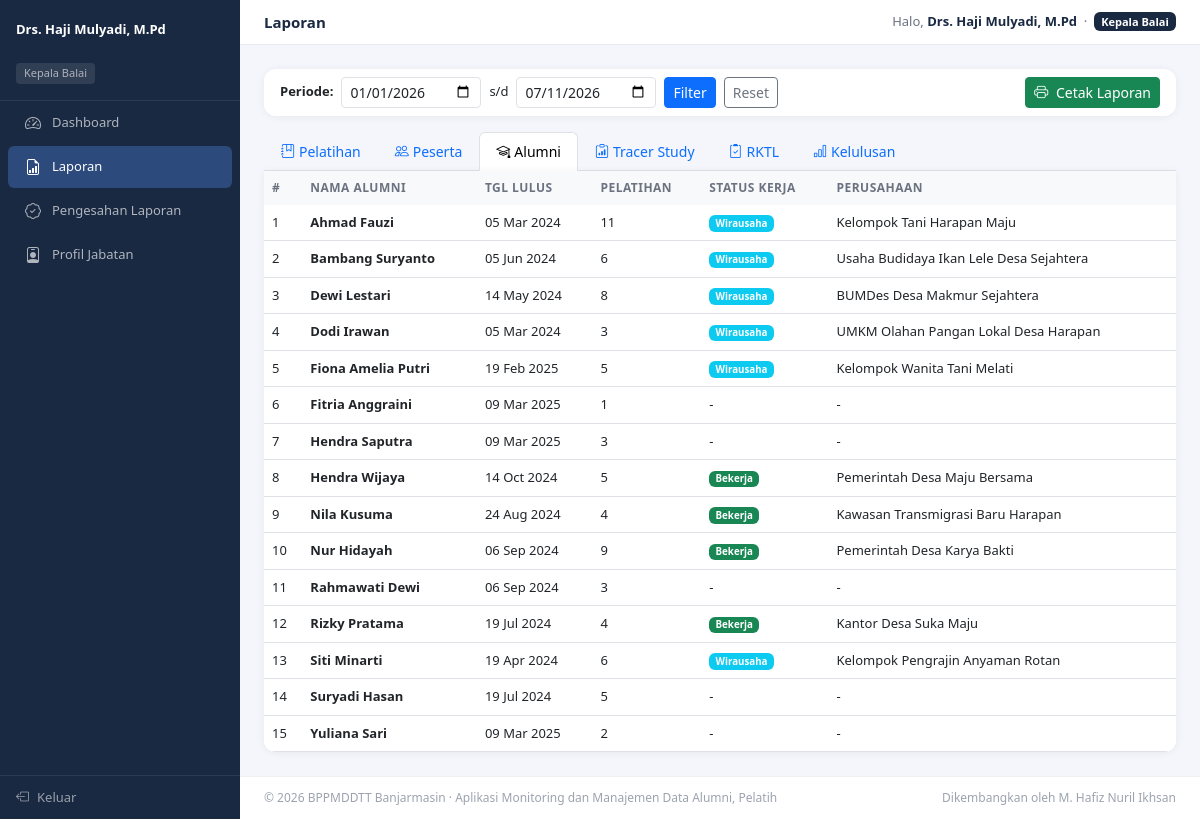
The app's page /login/kepala/laporan.php?jenis=alumni&dari=2026-01-01&sampai=2026-07-11 (signed in) with its own data.
### tables this page shows
CREATE TABLE `alumni` (
  `id` int(10) UNSIGNED NOT NULL,
  `user_id` int(10) UNSIGNED NOT NULL,
  `nik` varchar(20) DEFAULT NULL,
  `tempat_lahir` varchar(100) DEFAULT NULL,
  `tanggal_lahir` date DEFAULT NULL,
  `jenis_kelamin` enum('L','P') DEFAULT NULL,
  `alamat` text DEFAULT NULL,
  `telepon` varchar(20) DEFAULT NULL,
  `tanggal_lulus` date DEFAULT NULL,
  `foto` varchar(255) DEFAULT NULL,
  `created_at` timestamp NOT NULL DEFAULT current_timestamp(),
  `updated_at` timestamp NOT NULL DEFAULT current_timestamp() ON UPDATE current_timestamp()
);

CREATE TABLE `users` (
  `id` int(10) UNSIGNED NOT NULL,
  `name` varchar(100) NOT NULL,
  `email` varchar(150) NOT NULL,
  `password` varchar(255) NOT NULL,
  `role` enum('admin','instruktur','peserta','alumni','kepala') NOT NULL DEFAULT 'peserta',
  `is_active` tinyint(1) NOT NULL DEFAULT 1,
  `created_at` timestamp NOT NULL DEFAULT current_timestamp(),
  `updated_at` timestamp NOT NULL DEFAULT current_timestamp() ON UPDATE current_timestamp()
);

### login/kepala/laporan.php (the view, shortened to what this page needs)
<?php
include 'header.php';
$tgl_dari   = isset($_GET['dari'])   ? $_GET['dari']   : date('Y-01-01');
$tgl_sampai = isset($_GET['sampai']) ? $_GET['sampai'] : date('Y-m-d');
$jenis      = isset($_GET['jenis'])  ? $_GET['jenis']  : 'pelatihan';
$tabs = [
    'pelatihan'  => ['bi-journal-bookmark', 'Pelatihan'],
    'peserta'    => ['bi-people',           'Peserta'],
    'alumni'     => ['bi-mortarboard',      'Alumni'],
    'tracer'     => ['bi-clipboard-data',   'Tracer Study'],
    'rktl'       => ['bi-clipboard2-check', 'RKTL'],
    'kelulusan'  => ['bi-bar-chart',        'Kelulusan'],
];
?>
<div class="card mb-3">
  <div class="card-body py-2 px-3 d-flex align-items-center flex-wrap gap-3">
    <form class="d-flex align-items-center gap-2 flex-wrap" method="GET">
      <label class="fw-semibold" style="font-size:13px">Periode:</label>
      <input type="date" name="dari"   class="form-control form-control-sm" value="<?= $tgl_dari ?>"   style="width:140px">
      <span style="font-size:13px">s/d</span>
      <input type="date" name="sampai" class="form-control form-control-sm" value="<?= $tgl_sampai ?>" style="width:140px">
      <button class="btn btn-sm btn-primary">Filter</button>
      <a href="laporan.php?jenis=<?= $jenis ?>" class="btn btn-sm btn-outline-secondary">Reset</a>
    </form>
    <a href="../admin/laporan_cetak.php?jenis=<?= $jenis ?>&dari=<?= $tgl_dari ?>&sampai=<?= $tgl_sampai ?>"
       target="_blank" class="btn btn-sm btn-success ms-auto">
      <i class="bi bi-printer me-1"></i> Cetak Laporan
    </a>
  </div>
</div>
<ul class="nav nav-tabs mb-0">
  <?php foreach ($tabs as $k => $v): ?>
  <li class="nav-item">
    <a class="nav-link <?= $jenis===$k?'active':'' ?>"
       href="laporan.php?jenis=<?= $k ?>&dari=<?= $tgl_dari ?>&sampai=<?= $tgl_sampai ?>">
      <i class="bi <?= $v[0] ?> me-1"></i><?= $v[1] ?>
    </a>
  </li>
  <?php endforeach; ?>
</ul>
<div class="card" style="border-radius:0 0 12px 12px">
  <div class="table-responsive">
  <?php
  if ($jenis === 'pelatihan') {
      $data = mysqli_query($koneksi, "
          SELECT p.*, ui.name as nama_instruktur,
              COUNT(DISTINCT pp.user_id) as jml_peserta,
              SUM(pp.status_lulus='lulus') as jml_lulus,
              SUM(pp.status_lulus='tidak_lulus') as jml_tidak_lulus,
              ROUND(AVG(pp.nilai),1) as rata_nilai
          FROM pelatihan p
          JOIN instruktur i ON p.instruktur_id=i.id
          JOIN users ui ON i.user_id=ui.id
          LEFT JOIN peserta_pelatihan pp ON pp.pelatihan_id=p.id
          WHERE p.tanggal_mulai BETWEEN '$tgl_dari' AND '$tgl_sampai'
          GROUP BY p.id ORDER BY p.tanggal_mulai DESC
      ");
      echo '<table class="table table-hover mb-0">
        <thead><tr><th>#</th><th>Nama Pelatihan</th><th>Instruktur</th><th>Tgl Mulai</th><th>Tgl Selesai</th><th>Peserta</th><th>Lulus</th><th>Tidak Lulus</th><th>Rata Nilai</th><th>Status</th></tr></thead><tbody>';
      $no=1; while ($r = mysqli_fetch_assoc($data)):
        $sb=['aktif'=>'success','selesai'=>'secondary','dibatalkan'=>'danger'];
        echo "<tr><td>$no</td><td><strong>".htmlspecialchars($r['nama_pelatihan'])."</strong></td>
          <td>".htmlspecialchars($r['nama_instruktur'])."</td>
          <td>".date('d M Y',strtotime($r['tanggal_mulai']))."</td>
          <td>".date('d M Y',strtotime($r['tanggal_selesai']))."</td>
          <td>".$r['jml_peserta']."</td>
          <td><span class='badge bg-success'>".$r['jml_lulus']."</span></td>
          <td><span class='badge bg-danger'>".$r['jml_tidak_lulus']."</span></td>
          <td>".($r['rata_nilai']??'-')."</td>
          <td><span class='badge bg-".($sb[$r['status']]??'secondary')."'>".ucfirst($r['status'])."</span></td></tr>";
        $no++;
      endwhile;
      echo '</tbody></table>';
  } elseif ($jenis === 'alumni') {
      $data = mysqli_query($koneksi, "
          SELECT a.*, u.name, u.email,
              COUNT(DISTINCT pp.pelatihan_id) as jml_pelatihan,
              ts.status_pekerjaan, ts.nama_perusahaan, ts.jabatan
          FROM alumni a JOIN users u ON a.user_id=u.id
          LEFT JOIN peserta_pelatihan pp ON pp.user_id=a.user_id
          LEFT JOIN tracer_study ts ON ts.alumni_id=a.id AND ts.status_pengisian='sudah_diisi'
          GROUP BY a.id ORDER BY u.name ASC
      ");
      echo '<table class="table table-hover mb-0">
        <thead><tr><th>#</th><th>Nama Alumni</th><th>Tgl Lulus</th><th>Pelatihan</th><th>Status Kerja</th><th>Perusahaan</th></tr></thead><tbody>';
      $no=1; while ($r = mysqli_fetch_assoc($data)):
        $sp=['bekerja'=>'success','wirausaha'=>'info','belum_bekerja'=>'warning','melanjutkan_studi'=>'primary'];
        echo "<tr><td>$no</td><td><strong>".htmlspecialchars($r['name'])."</strong></td>
          <td>".($r['tanggal_lulus']?date('d M Y',strtotime($r['tanggal_lulus'])):'-')."</td>
          <td>".$r['jml_pelatihan']."</td>
          <td>".($r['status_pekerjaan']?"<span class='badge bg-".($sp[$r['status_pekerjaan']]??'secondary')."'>".ucfirst(str_replace('_',' ',$r['status_pekerjaan']))."</span>":'-')."</td>
          <td>".htmlspecialchars($r['nama_perusahaan']??'-')."</td></tr>";
        $no++;
      endwhile;
      echo '</tbody></table>';
  }
  ?>
  </div>
</div>
<?php include 'footer.php'; ?>

### login/assets/css/global.css (style rules this page uses)
.table-responsive { border-radius: 0 0 12px 12px; }
.table td, .table th { white-space: nowrap; }
body { background: transparent; }
.card { background: rgba(255, 255, 255, 0.95) !important; backdrop-filter: blur(4px); }

### login/kepala/header.php (style rules this page uses)
:root { --sidebar-w:240px; --sidebar-bg:#1a2942; --accent:#2c4a7c; }
body { background:#f4f6fb; font-size:14px; }
.card { border:none; border-radius:12px; box-shadow:0 1px 8px rgba(0,0,0,.06); }
.table thead th { background:#f8f9fb; font-size:12px; font-weight:600; text-transform:uppercase; letter-spacing:.04em; color:#6b7280; border-bottom:none; }
.table td { vertical-align:middle; font-size:13px; }

### records on screen
alumni: user.name "Ahmad Fauzi", tanggal_lulus "05 Mar 2024", jml_pelatihan "11", status_pekerjaan "Wirausaha", nama_perusahaan "Kelompok Tani Harapan Maju"
alumni: user.name "Bambang Suryanto", tanggal_lulus "05 Jun 2024", jml_pelatihan "6", status_pekerjaan "Wirausaha", nama_perusahaan "Usaha Budidaya Ikan Lele Desa Sejahtera"
alumni: user.name "Dewi Lestari", tanggal_lulus "14 May 2024", jml_pelatihan "8", status_pekerjaan "Wirausaha", nama_perusahaan "BUMDes Desa Makmur Sejahtera"
alumni: user.name "Dodi Irawan", tanggal_lulus "05 Mar 2024", jml_pelatihan "3", status_pekerjaan "Wirausaha", nama_perusahaan "UMKM Olahan Pangan Lokal Desa Harapan"
alumni: user.name "Fiona Amelia Putri", tanggal_lulus "19 Feb 2025", jml_pelatihan "5", status_pekerjaan "Wirausaha", nama_perusahaan "Kelompok Wanita Tani Melati"
alumni: user.name "Fitria Anggraini", tanggal_lulus "09 Mar 2025", jml_pelatihan "1", nama_perusahaan "-"
alumni: user.name "Hendra Saputra", tanggal_lulus "09 Mar 2025", jml_pelatihan "3", nama_perusahaan "-"
alumni: user.name "Hendra Wijaya", tanggal_lulus "14 Oct 2024", jml_pelatihan "5", status_pekerjaan "Bekerja", nama_perusahaan "Pemerintah Desa Maju Bersama"
alumni: user.name "Nila Kusuma", tanggal_lulus "24 Aug 2024", jml_pelatihan "4", status_pekerjaan "Bekerja", nama_perusahaan "Kawasan Transmigrasi Baru Harapan"
alumni: user.name "Nur Hidayah", tanggal_lulus "06 Sep 2024", jml_pelatihan "9", status_pekerjaan "Bekerja", nama_perusahaan "Pemerintah Desa Karya Bakti"
alumni: user.name "Rahmawati Dewi", tanggal_lulus "06 Sep 2024", jml_pelatihan "3", nama_perusahaan "-"
alumni: user.name "Rizky Pratama", tanggal_lulus "19 Jul 2024", jml_pelatihan "4", status_pekerjaan "Bekerja", nama_perusahaan "Kantor Desa Suka Maju"
alumni: user.name "Siti Minarti", tanggal_lulus "19 Apr 2024", jml_pelatihan "6", status_pekerjaan "Wirausaha", nama_perusahaan "Kelompok Pengrajin Anyaman Rotan"
alumni: user.name "Suryadi Hasan", tanggal_lulus "19 Jul 2024", jml_pelatihan "5", nama_perusahaan "-"
alumni: user.name "Yuliana Sari", tanggal_lulus "09 Mar 2025", jml_pelatihan "2", nama_perusahaan "-"

### other values on screen
$kepala_data['nama_lengkap'] "Drs. Haji Mulyadi, M.Pd"
$page_title "Laporan"
$_SESSION['nama'] "Drs. Haji Mulyadi, M.Pd"
$v[1] "Pelatihan"
$v[1] "Peserta"
$v[1] "Alumni"
$v[1] "Tracer Study"
$v[1] "RKTL"
$v[1] "Kelulusan"
